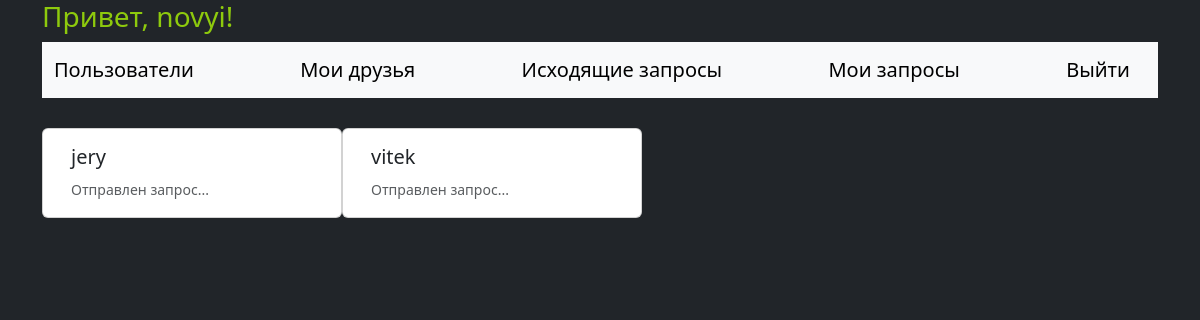
/sendrequests/ (signed in), run on the app's committed database.
### main/models.py (models this page shows)
class User(AbstractUser):
    username = models.CharField(blank=False, unique=True, max_length=100, verbose_name='Логин')
    password = models.CharField(blank=False, max_length=50, verbose_name='Пароль')
    friends = models.ManyToManyField('User', blank=True)

### main/views.py (the view)
# urls.py: path('sendrequests/', send_requests, name='send requests'),
@login_required
def send_requests(request):
    paginator = PageNumberPagination()
    paginator.page_size = 10
    context = {}
    context['menu'] = menu
    context['title'] = 'Отправленные запросы'
    context['status'] = 'Отправлен запрос...'
    context['requests'] = []
    to_user = FriendRequest.objects.values('to_user').filter(from_user=request.user, status=1)
    for i in to_user:
        context['requests'].append(User.objects.get(id=i['to_user']))
    return render(request, 'users/requestlist.html', context=context)

### main/templates/users/requestlist.html (shortened to what this page needs)
{% extends 'base.html' %}
{% block content %}
<nav class="navbar bg-body-tertiary">
    <div class="container-fluid">
        {% for title, adress in menu.items %}
        <a class="navbar-brand" href="{% url adress %}">{{title}}</a>
        {% endfor %}
    </div>
</nav>
   <div class="container mb-3" style="color:aliceblue; margin-top: 20px; justify-content: space-evenly;">
        <div class="row row-cols-auto">
            {% for user in requests %}
            <div class="col card mb-3" style="max-width: 600px; min-width: 300px; margin: 10px 0px;">
                <div class="row g-0">
                    <div class="col-md-8">
                        <div class="card-body">
                            <h5 class="card-title">{{ user.username }}</h5>
                            <p class="card-text"><small class="text-muted">{{ status }}</small></p>
                        </div>
                    </div>
                </div>
            </div>
            {% endfor %}
        </div>
    </div>
{% endblock %}

### data on the page
User: username "jery", status "Отправлен запрос..."
User: username "vitek", status "Отправлен запрос..."

### other printed values
{{ title }} "Пользователи" "Мои друзья" "Исходящие запросы" "Мои запросы" "Выйти"
